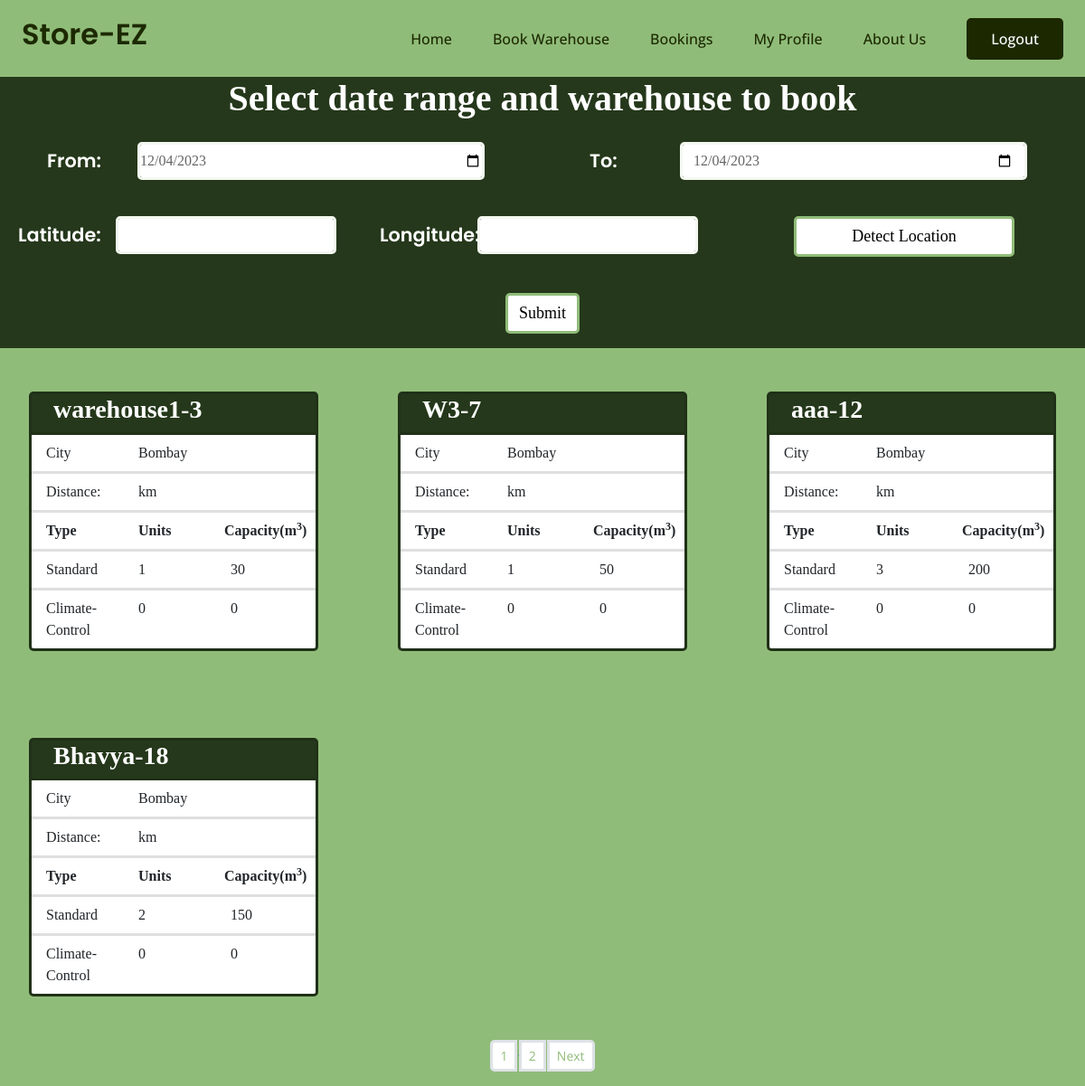
Page /farmer/search (signed in) on the committed database.
### mainapp/models.py (models this page shows)
class Warehouse(models.Model):
    name = models.CharField(max_length=100)
    address = models.TextField()
    city = models.CharField(max_length=100)
    state = models.CharField(max_length=100)
    poc_name = models.CharField(max_length=100, null=True)
    poc_phone_no = models.DecimalField(max_digits=10, decimal_places=0)
    owner = models.ForeignKey(Warehouse_owner, on_delete=models.CASCADE)
    image = models.ImageField(default="images/default_warehouse_image.jpg",upload_to="images/warehouse/",blank=True,null=True)
    latitude = models.FloatField(default=23.1862737352)
    longitude = models.FloatField(default = 72.6283225558)
    def __str__(self):
        return f'{self.name}'

### farmer/views.py (the view, shortened to what this page needs)
# urls.py: path("farmer/search",views.search,name='search'),
@login_required(login_url='login')
def search(request):
    start_date = request.GET.get('startdate','')
    end_date = request.GET.get('enddate', '')
    latitude = request.GET.get('latitude','')
    longitude = request.GET.get('longitude','')
    if (not start_date and end_date) or (not end_date and start_date) or start_date > end_date:
        messages.error(request, "Invalid Dates")
        isError = 'Invalid Dates'
        context = {'isError': isError,'startdate':date.today().strftime('%Y-%m-%d'), 'enddate':date.today().strftime('%Y-%m-%d')}
    else:
        if start_date == '':
            start_date = date.today().strftime('%Y-%m-%d')
        if end_date == '':
            end_date = date.today().strftime('%Y-%m-%d')
        booked_units = Booking.objects.filter(start_date__lte=end_date,end_date__gte=start_date). \
            values_list('unit', flat=True).exclude(unit=None).distinct()
        warehouses = Warehouse.objects.all()
        warehouses_with_unit = []
        for warehouse in warehouses:
            units = warehouse.unit_set.exclude(id__in=booked_units.values_list('unit'))
            hot_units = 0
            cold_units = 0
            hot_capacity = 0
            cold_capacity = 0
            if len(units) > 0:
                for x in units:
                    if x.type == "Hot":
                        hot_units += 1
                        hot_capacity += x.capacity
                    else:
                        cold_units += 1
                        cold_capacity += x.capacity
            if len(units) > 0:
                warehouses_with_unit.append({'warehouse': warehouse, 'hot_units': hot_units, 'hot_capacity':hot_capacity, 'cold_units':cold_units, 'cold_capacity':cold_capacity, 'latitude':warehouse.latitude, 'longitude':warehouse.longitude})
        nearby_warehouse_list = []
        if latitude != '' and longitude != '':
            latitude = float(latitude)
            longitude = float(longitude)
            for w in warehouses_with_unit:
                curr_dist = computeDistance(w['latitude'], w['longitude'], latitude, longitude)
                w['distance'] = round(curr_dist, 2)
                nearby_warehouse_list.append(w)
            nearby_warehouse_list.sort(key=sortFunc)
        else:
            nearby_warehouse_list = warehouses_with_unit
        print(nearby_warehouse_list)
        paginator = Paginator(nearby_warehouse_list, 4)  # Show 16 Bookings per page.
        page_number = request.GET.get("page")
        page_obj = paginator.get_page(page_number)
        count=Warehouse.objects.count()
        nums= "." *page_obj.paginator.num_pages
        context={
            "data": page_obj, # Keep it data as 'data' is used in template more than one place
            'nums':nums,
            'startdate':start_date,
            'enddate':end_date,
            'latitude':latitude,
            'longitude':longitude,
        }
    return render(request,'farmer/search.html',context)

### farmer/templates/farmer/search.html (shortened to what this page needs)
{% extends 'farmerbase.html' %}
{% load static %}
{% block css %}
    <link rel="stylesheet" href="{% static 'farmer/css/swar.css' %}" />
{% endblock %}
{% block content %}
<div class="container-fluid mx-0 text-white ff" style="background-color: #25381b;">
    <div class="container">
        <h3 class="text-center" style="font-size: 250%; color: white;">Select date range and warehouse to book</h3>
    </div>
    <div>
        <form method="GET" action="">
            <div class="row my-2 py-2 ">
                <div class="col-12 col-sm-6 my-2  px-md-5">
                    <div class="row">
                        <div class="col-2 bg-successful rounded-2 d-flex align-items-center">
                            <h5 class="px-1 mb-0"
                                style="font-size: 130%; color: white; border-color: #90bc79; width: 150%;">
                                From: </h5>
                        </div>
                        <div class="col-10">
                            <div class=" input-group date px-3" data-provide="datepicker">
                                <input type="date" class="form-control px-0" value="{{startdate}}" name = "startdate">
                            </div>
                        </div>
                    </div>
                </div>
                <div class="col-12 col-sm-6 my-2  px-md-5">
                    <div class="row">
                        <div class="col-2 bg-successful rounded-2 d-flex align-items-center">
                            <h5 class="px-1 mb-0"
                                style="font-size: 130%; color: white; border-color: #90bc79; width: 150%;">To:
                            </h5>
                        </div>
                        <div class="col-10">
                            <div class="input-group date px-3" data-provide="datepicker">
                                <input type="date" class="form-control" value="{{enddate}}" name = "enddate">
                            </div>
                        </div>
                    </div>
                </div>
            </div>
            <div class="row my-2 py-2 ">
                <div class="col-12 col-sm-12 col-md-12 col-lg-4 my-2">
                    <div class="row">
                        <div class="col-2 col-lg-3 bg-successful rounded-2 d-flex align-items-center">
                            <h5 class="px-2 mb-0"
                                style="font-size: 130%; color: white; border-color: #90bc79; width: 150%;">
                                Latitude: </h5>
                        </div>
                        <div class="col-10 col-lg-9">
                            <div class="input-group text px-3">
                                <input type="number" step='any' class="form-control px-0" value="{{latitude}}" id = "latitude" name = "latitude">
                            </div>
                        </div>
                    </div>
                </div>
                <div class="col-12 col-sm-12 col-md-12 col-lg-4  my-2 ">
                    <div class="row">
                        <div class="col-2 col-lg-3 bg-successful rounded-2 d-flex align-items-center">
                            <h5 class="px-2 mb-0"
                                style="font-size: 130%; color: white; border-color: #90bc79; width: 150%;">
                                Longitude: </h5>
                        </div>
                        <div class="col-10 col-lg-9">
                            <div class="input-group text px-3   ">
                                <input type="number" step='any' class="form-control" value="{{longitude}}" id="longitude" name = "longitude">
                            </div>
                        </div>
                    </div>
                </div>
                <div
                    class="col-12 col-sm-12 col-md-12 col-lg-4 d-flex my-2 align-items-center justify-content-center px-md-5 det-btn">
                    <button type="button" class="btn btn-primary btn-clr " style="color:black" >
                        Detect Location</button>
                </div>
            </div>
            <div class="container d-flex justify-content-center py-3">
                <button type="submit" class="btn btn-primary btn-clr1 text-black" style="color:black">Submit</button>
            </div>
        </form>
    </div>
</div>
<div class="row ">
    {% for warehouse_data in data %}
    <div class="col-lg-4 col-md-6 col-12 d-flex justify-content-center">
        <div class="card my-3  my-sm-5 ff" style="width: 20rem; background-color: #25381b;">
            <div class="container">
                <h3 class="text-white"><a id="my_card_title" href="{% url 'book' id=warehouse_data.warehouse.id start=startdate end=enddate %}" style="color:white">{{warehouse_data.warehouse.name}}-{{warehouse_data.warehouse.id}}</a></h3>
            </div>
            <ul class="list-group list-group-flush">
                <li class="list-group-item">
                    <div class="row">
                        <div class="col-4">City</div>
                        <div class="col-4">Bombay</div>
                    </div>
                </li>
                <li class="list-group-item">
                    <div class="row">
                        <div class="col-4">Distance:</div>
                        <div class="col-4">{{warehouse_data.distance |floatformat:"2" }} km</div>
                    </div>
                </li>
                <li class="list-group-item">
                    <div class="row">
                        <div class="col-4" style="font-weight: bold;">Type</div>
                        <div class="col-4" style="font-weight: bold;">Units</div>
                        <div class="col-4" style="font-weight: bold; padding-left:5px; padding-right:5px !important">Capacity(m<sup>3</sup>)</div>
                    </div>
                </li>
                <li class="list-group-item">
                    <div class="row">
                        <div class="col-4">Standard</div>
                        <div class="col-4">{{warehouse_data.hot_units}}</div>
                        <div class="col-4">{{warehouse_data.hot_capacity}}</div>
                    </div>
                </li>
                <li class="list-group-item">
                    <div class="row">
                        <div class="col-4">Climate-Control</div>
                        <div class="col-4">{{warehouse_data.cold_units}}</div>
                        <div class="col-4">{{warehouse_data.cold_capacity}}</div>
                    </div>
                </li>
            </ul>
        </div>
    </div>
    {% endfor %}
</div>
<nav aria-label="..."style="color: blue;">
    <ul class="pagination pagination-sm justify-content-center" ">
        {%for i in nums %}
        <li class="page-item "><a class="page-link" href="?page={{forloop.counter}}&startdate={{startdate}}&enddate={{enddate}}&latitude={{latitude}}&longitude={{longitude}}">{{forloop.counter}}</a></li>{{i}}
        {%endfor%}
        <li class="page-item disabled><a href="#" class="page-link">{% if data.has_next %}</a></li>
        <li class="page-item"><a class="page-link" href="?page={{data.next_page_number}}&startdate={{startdate}}&enddate={{enddate}}&latitude={{latitude}}&longitude={{longitude}}">Next</a> </li>
        {% endif %}
    </ul>
</nav>
{% endblock %}

### static/css/base.css (style rules this page uses)
.btn { font-weight: 500; transition: .5s; }
.btn.btn-primary { color: var(--bs-white); }
* { margin:0; padding:0; box-sizing:border-box; }
h3 { font-family:Quicksand; }

### farmer/static/farmer/css/swar.css (style rules this page uses)
body { background-color: #90bc79; }
.ff { font-family: "Times New Roman", Times, serif; }
.btn-clr { background-color: white; color: black; font-size: large; width:80%; justify-content: center; }
.btn-clr1 { background-color: white; color: black; font-size: large; }

### rows in the picture
Warehouse: warehouse.name "warehouse1", warehouse.id "3", hot_units "1", hot_capacity "30", cold_units "0", cold_capacity "0"
Warehouse: warehouse.name "W3", warehouse.id "7", hot_units "1", hot_capacity "50", cold_units "0", cold_capacity "0"
Warehouse: warehouse.name "aaa", warehouse.id "12", hot_units "3", hot_capacity "200", cold_units "0", cold_capacity "0"
Warehouse: warehouse.name "Bhavya", warehouse.id "18", hot_units "2", hot_capacity "150", cold_units "0", cold_capacity "0"

### other values in the picture
{{ i }} "."
